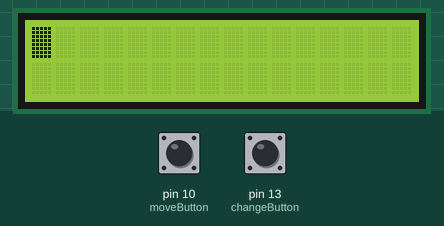
This sketch was run on a simulated Arduino Uno, built with avr-gcc and run on an emulated ATmega328P. On the bench: 16×2 character LCD. The test bench sets the inputs (shaded band); at power-on: pin 13 (changeButton) LOW, pin 10 (moveButton) LOW.

Above: at 1.2 s.
1.3 s: pin 13 (changeButton) pulled HIGH for 3.2 s
6.0 s: pin 13 (changeButton) pulled HIGH for 0.4 s
7.9 s: pin 13 (changeButton) pulled HIGH for 1 s
10.4 s: pin 13 (changeButton) pulled HIGH for 0.4 s
12.3 s: pin 13 (changeButton) pulled HIGH for 3.2 s
17.0 s: pin 13 (changeButton) pulled HIGH for 0.4 s
Timing chart, 0 to 19.9 s (numbered marks = the images above; inputs shaded):
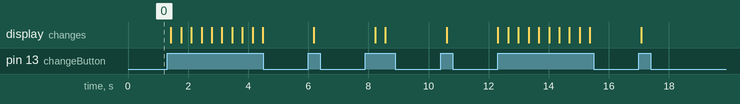

The sketch:

teclado_basico.ino
```cpp
// Se importa la librería para el LCD Display
#include <LiquidCrystal.h>

// Se inicializa el lcd display, asignandole sus puertos respectivos
LiquidCrystal lcd(12, 11, 5, 4, 3, 2); // RS, E, D4, D5, D6, D7

// Variables para definir el puerto de los botones y los carácteres disponibles
const int changeButton = 13;
const int moveButton = 10;
const char chars[] = {'A','B','C','D','E','F','G','H','I','J','K','L','M','N','O','P','Q','R','S','T','U','V','W','X','Y','Z','.',',','1','2','3','4','5','6','7','8','9','0','-','*','@', ' '};

// Inicialización de variables
int charsIndex = 0;
int changeButtonState = 0;
int moveButtonState = 0;
int resetButtonState = 0;
int charsSize = 0;
int cx = 0;
int cy = 0;

void setup() {
  // Comienza el monitor serial
  Serial.begin(9600);

  // Comienza el display, utilizando todas sus 16 columnas y 2 filas
  lcd.begin(16,2);

  // Se limpia el display cuando comienza y se asigna el cursor a la primera posición
  lcd.clear();
  lcd.setCursor(0,0);
  lcd.blink(); // Causa el parpadeo del cursor

  // Número de carácteres en la lista chars
  charsSize = sizeof(chars);

  // Configura los puertos de ambos botones como entradas
  pinMode(changeButton, INPUT);
  pinMode(moveButton, INPUT);

}

void loop() {
  // Lee el estado de ambos botones
  changeButtonState = digitalRead(changeButton);
  moveButtonState = digitalRead(moveButton);

  // Condicional if/elif que revisa que botón ha sido presionado
  if (changeButtonState == HIGH) {
    // Si el botón para cambiar carácteres fue presionado
    // Condicional if para volver a ciclar entre todos los caracteres (Si el índice es más grande que la lista, entonces reinicia el índice)
    if (charsIndex == charsSize) {
      charsIndex = 0;
    }

    // Muestra el carácter en la pantalla
    lcd.print(chars[charsIndex]);
    lcd.setCursor(cx,cy); // Fija el cursor en la posición actual
    charsIndex ++; // Suma 1 al índice
  } else if (moveButtonState == HIGH) {
    // Si el botón para moverse un espacio ha sido presionado
    // Se reinicia el índice de carácteres
    charsIndex = 0;
    // Se suma 1 a la posición en x
    cx ++;

    // Si la posición en x es más que la disponible en el display (16), salta a la siguiente fila (cy)
    if (cx == 16) {
      cx = 0;
      cy ++;
    }

    // Si la posición en y es más que la disponible en el display (2), regresa a la primera línea
    if (cy == 2){
      cy = 0;
    }

    // Ajusta el cursor a la nueva posición
    lcd.setCursor(cx,cy);
  }

  // Causa que el bucle corra cada 340ms
  delay(340);
}
```
